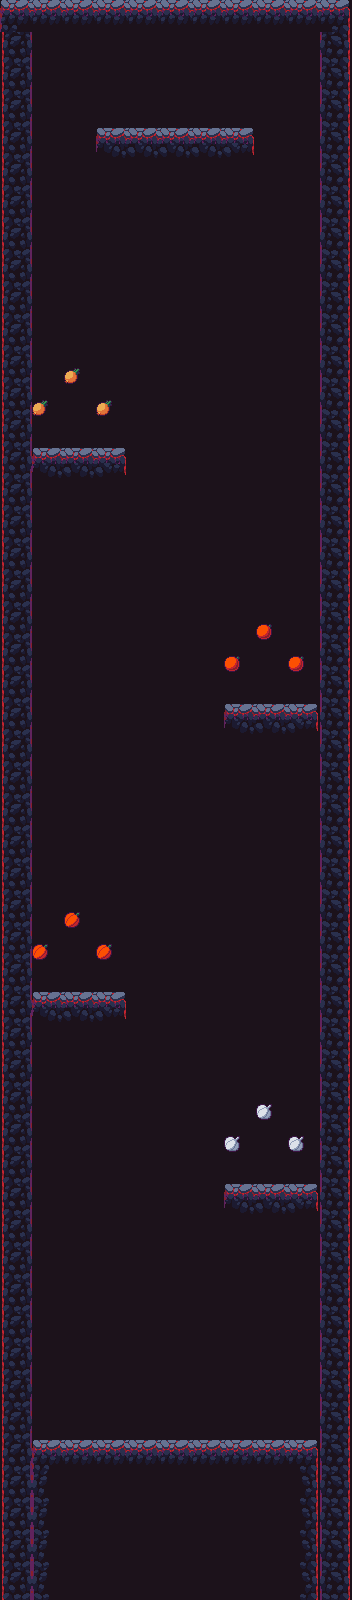

Rendered tile map (Tiled .tmx) drawn with the repository's tilesets; below, a short description and the full map source, tile grids included:
An orthogonal 11x50 tile map with 32x32 px tiles, 3 tile layers (env, floor, items), 6 tilesets and 7 objects (3x key, 2x door, revivePoint, hero).

<map version="1.0" tiledversion="1.1.6" orientation="orthogonal" renderorder="right-down" width="11" height="50" tilewidth="32" tileheight="32" infinite="0" nextobjectid="53">
 <tileset firstgid="1" source="food.tsx" />
 <tileset firstgid="9" source="grass.tsx" />
 <tileset firstgid="20" source="ladder.tsx" />
 <tileset firstgid="26" source="rock.tsx" />
 <tileset firstgid="30" source="threes.tsx" />
 <tileset firstgid="34" source="Tileset.tsx" />
 <layer name="env" width="11" height="50">
  <data encoding="csv">
44,0,0,0,0,0,0,0,0,0,44,
44,44,44,44,44,44,44,44,44,44,44,
44,44,44,44,44,44,44,44,44,44,44,
44,44,44,44,44,44,44,44,44,44,44,
44,44,44,44,44,44,44,44,44,44,44,
44,44,44,44,44,44,44,44,44,44,44,
44,44,44,44,44,44,44,44,44,44,44,
44,44,44,44,44,44,44,44,44,44,44,
44,44,44,44,44,44,44,44,44,44,44,
44,44,44,44,44,44,44,44,44,44,44,
44,44,44,44,44,44,44,44,44,44,44,
44,44,44,44,44,44,44,44,44,44,44,
44,44,44,44,44,44,44,44,44,44,44,
44,44,44,44,44,44,44,44,44,44,44,
44,44,44,44,44,44,44,44,44,44,44,
44,44,44,44,44,44,44,44,44,44,44,
44,44,44,44,44,44,44,44,44,44,44,
44,44,44,44,44,44,44,44,44,44,44,
44,44,44,44,44,44,44,44,44,44,44,
44,44,44,44,44,44,44,44,44,44,44,
44,44,44,44,44,44,44,44,44,44,44,
44,44,44,44,44,44,44,44,44,44,44,
44,44,44,44,44,44,44,44,44,44,44,
44,44,44,44,44,44,44,44,44,44,44,
44,44,44,44,44,44,44,44,44,44,44,
44,44,44,44,44,44,44,44,44,44,44,
44,44,44,44,44,44,44,44,44,44,44,
44,44,44,44,44,44,44,44,44,44,44,
44,44,44,44,44,44,44,44,44,44,44,
44,44,44,44,44,44,44,44,44,44,44,
44,44,44,44,44,44,44,44,44,44,44,
44,44,44,44,44,44,44,44,44,44,44,
44,44,44,44,44,44,44,44,44,44,44,
44,44,44,44,44,44,44,44,44,44,44,
44,44,44,44,44,44,44,44,44,44,44,
44,44,44,44,44,44,44,44,44,44,44,
44,44,44,44,44,44,44,44,44,44,44,
44,44,44,44,44,44,44,44,44,44,44,
44,44,44,44,44,44,44,44,44,44,44,
44,44,44,44,44,44,44,44,44,44,44,
44,44,44,44,44,44,44,44,44,44,44,
44,44,44,44,44,44,44,44,44,44,44,
44,44,44,44,44,44,44,44,44,44,44,
44,44,44,44,44,44,44,44,44,44,44,
44,44,44,44,44,44,44,44,44,44,44,
44,44,44,44,44,44,44,44,44,44,44,
44,44,44,44,44,44,44,44,44,44,44,
44,44,44,44,44,44,44,44,44,44,44,
44,44,44,44,44,44,44,44,44,44,44,
44,44,44,44,44,44,44,44,44,44,44
</data>
 </layer>
 <layer name="floor" width="11" height="50">
  <data encoding="csv">
34,35,35,35,35,35,35,35,35,35,36,
2147483694,0,0,0,0,0,0,0,0,0,46,
2147483694,0,0,0,0,0,0,0,0,0,46,
2147483694,0,0,0,0,0,0,0,0,0,46,
2147483694,0,0,61,62,62,62,63,0,0,46,
2147483694,0,0,0,0,0,0,0,0,0,46,
2147483694,0,0,0,0,0,0,0,0,0,46,
2147483694,0,0,0,0,0,0,0,0,0,46,
2147483694,0,0,0,0,0,0,0,0,0,46,
2147483694,0,0,0,0,0,0,0,0,0,46,
2147483694,0,0,0,0,0,0,0,0,0,46,
2147483694,0,0,0,0,0,0,0,0,0,46,
2147483694,0,0,0,0,0,0,0,0,0,46,
2147483694,0,0,0,0,0,0,0,0,0,46,
2147483694,61,62,63,0,0,0,0,0,0,46,
2147483694,0,0,0,0,0,0,0,0,0,46,
2147483694,0,0,0,0,0,0,0,0,0,46,
2147483694,0,0,0,0,0,0,0,0,0,46,
2147483694,0,0,0,0,0,0,0,0,0,46,
2147483694,0,0,0,0,0,0,0,0,0,46,
2147483694,0,0,0,0,0,0,0,0,0,46,
2147483694,0,0,0,0,0,0,0,0,0,46,
2147483694,0,0,0,0,0,0,61,62,63,46,
2147483694,0,0,0,0,0,0,0,0,0,46,
2147483694,0,0,0,0,0,0,0,0,0,46,
2147483694,0,0,0,0,0,0,0,0,0,46,
2147483694,0,0,0,0,0,0,0,0,0,46,
2147483694,0,0,0,0,0,0,0,0,0,46,
2147483694,0,0,0,0,0,0,0,0,0,46,
2147483694,0,0,0,0,0,0,0,0,0,46,
2147483694,0,0,0,0,0,0,0,0,0,46,
2147483694,61,62,63,0,0,0,0,0,0,46,
2147483694,0,0,0,0,0,0,0,0,0,46,
2147483694,0,0,0,0,0,0,0,0,0,46,
2147483694,0,0,0,0,0,0,0,0,0,46,
2147483694,0,0,0,0,0,0,0,0,0,46,
2147483694,0,0,0,0,0,0,0,0,0,46,
2147483694,0,0,0,0,0,0,61,62,63,46,
2147483694,0,0,0,0,0,0,0,0,0,46,
2147483694,0,0,0,0,0,0,0,0,0,46,
2147483694,0,0,0,0,0,0,0,0,0,46,
2147483694,0,0,0,0,0,0,0,0,0,46,
2147483694,0,0,0,0,0,0,0,0,0,46,
2147483694,0,0,0,0,0,0,0,0,0,46,
2147483694,0,0,0,0,0,0,0,0,0,46,
2147483694,34,35,35,35,35,35,35,35,36,46,
2147483694,43,0,0,0,0,0,0,0,45,46,
2147483694,43,0,0,0,0,0,0,0,45,46,
2147483694,43,0,0,0,0,0,0,0,45,46,
2147483694,43,0,0,0,0,0,0,0,45,46
</data>
 </layer>
 <layer name="items" width="11" height="50">
  <data encoding="csv">
0,0,0,0,0,0,0,0,0,0,0,
0,0,0,0,0,0,0,0,0,0,0,
0,0,0,0,0,0,0,0,0,0,0,
0,0,0,0,0,0,0,0,0,0,0,
0,0,0,0,0,0,0,0,0,0,0,
0,0,0,0,0,0,0,0,0,0,0,
0,0,0,0,0,0,0,0,0,0,0,
0,0,0,0,0,0,0,0,0,0,0,
0,0,0,0,0,0,0,0,0,0,0,
0,0,0,0,0,0,0,0,0,0,0,
0,0,0,0,0,0,0,0,0,0,0,
0,0,1,0,0,0,0,0,0,0,0,
0,1,0,1,0,0,0,0,0,0,0,
0,0,0,0,0,0,0,0,0,0,0,
0,0,0,0,0,0,0,0,0,0,0,
0,0,0,0,0,0,0,0,0,0,0,
0,0,0,0,0,0,0,0,0,0,0,
0,0,0,0,0,0,0,0,0,0,0,
0,0,0,0,0,0,0,0,0,0,0,
0,0,0,0,0,0,0,0,3,0,0,
0,0,0,0,0,0,0,3,0,3,0,
0,0,0,0,0,0,0,0,0,0,0,
0,0,0,0,0,0,0,0,0,0,0,
0,0,0,0,0,0,0,0,0,0,0,
0,0,0,0,0,0,0,0,0,0,0,
0,0,0,0,0,0,0,0,0,0,0,
0,0,0,0,0,0,0,0,0,0,0,
0,0,0,0,0,0,0,0,0,0,0,
0,0,4,0,0,0,0,0,0,0,0,
0,4,0,4,0,0,0,0,0,0,0,
0,0,0,0,0,0,0,0,0,0,0,
0,0,0,0,0,0,0,0,0,0,0,
0,0,0,0,0,0,0,0,0,0,0,
0,0,0,0,0,0,0,0,0,0,0,
0,0,0,0,0,0,0,0,2,0,0,
0,0,0,0,0,0,0,2,0,2,0,
0,0,0,0,0,0,0,0,0,0,0,
0,0,0,0,0,0,0,0,0,0,0,
0,0,0,0,0,0,0,0,0,0,0,
0,0,0,0,0,0,0,0,0,0,0,
0,0,0,0,0,0,0,0,0,0,0,
0,0,0,0,0,0,0,0,0,0,0,
0,0,0,0,0,0,0,0,0,0,0,
0,0,0,0,0,0,0,0,0,0,0,
0,0,0,0,0,0,0,0,0,0,0,
0,0,0,0,0,0,0,0,0,0,0,
0,0,0,0,0,0,0,0,0,0,0,
0,0,0,0,0,0,0,0,0,0,0,
0,0,0,0,0,0,0,0,0,0,0,
0,0,0,0,0,0,0,0,0,0,0
</data>
 </layer>
 <objectgroup name="obj">
  <object id="3" name="revivePoint" x="174.225" y="128.179" width="9.125" height="7.125">
   <properties>
    <property name="kind" value="revivePoint" />
    <property name="prefab" value="vol_revivepoint" />
   </properties>
  </object>
  <object id="47" name="key" x="191" y="383.333">
   <properties>
    <property name="count" value="1" />
    <property name="kind" value="Key" />
    <property name="prefab" value="vol_mh_key" />
    <property name="target" value="TreasureBox" />
   </properties>
  </object>
  <object id="48" name="key" x="120" y="821.333">
   <properties>
    <property name="count" value="1" />
    <property name="kind" value="Key" />
    <property name="prefab" value="vol_mh_key" />
    <property name="target" value="TreasureBox" />
   </properties>
  </object>
  <object id="49" name="key" x="229.333" y="1070.67">
   <properties>
    <property name="count" value="1" />
    <property name="kind" value="Key" />
    <property name="prefab" value="vol_mh_key" />
    <property name="target" value="TreasureBox" />
   </properties>
  </object>
  <object id="51" name="door" x="77" y="1387">
   <properties>
    <property name="kind" value="Door" />
    <property name="prefab" value="portal" />
    <property name="roll" value="100" />
    <property name="target" value="ext_vol5" />
   </properties>
  </object>
  <object id="52" name="door" x="277.083" y="1387.25">
   <properties>
    <property name="kind" value="Door" />
    <property name="prefab" value="portal" />
    <property name="roll" value="100" />
    <property name="target" value="ext_vol6" />
   </properties>
  </object>
 </objectgroup>
 <objectgroup name="born">
  <object id="1" name="hero" x="191.589" y="112.793" width="10.1457" height="9.7851">
   <properties>
    <property name="kind" value="hero" />
   </properties>
  </object>
 </objectgroup>
</map>
